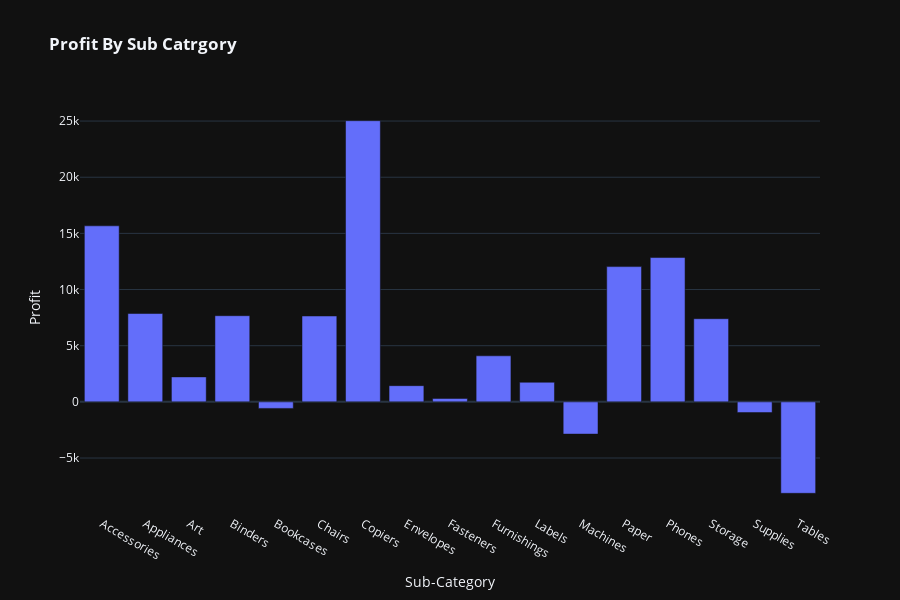

Here is the notebook cell this chart was saved with:
### Code cell
#Profit by sub category
fig = px.bar(data, x ='Sub-Category',
             y = 'Profit', 
             title = '<b> Profit By Sub Catrgory <b>',
             template = 'plotly_dark')
fig.show()

### Figure 1 — Plotly figure (JSON) as saved in the notebook; plotly's stock layout.template omitted (floating-point values rounded to 4 significant figures)
{"data": [{"alignmentgroup": "True", "hoverlabel": {"namelength": 0}, "hovertemplate": "Sub-Category=%{x}<br>Profit=%{y}", "legendgroup": "", "marker": {"color": "#636efa"}, "name": "", "offsetgroup": "", "orientation": "v", "showlegend": false, "textposition": "auto", "type": "bar", "x": ["Accessories", "Appliances", "Art", "Binders", "Bookcases", "Chairs", "Copiers", "Envelopes", "Fasteners", "Furnishings", "Labels", "Machines", "Paper", "Phones", "Storage", "Supplies", "Tables"], "xaxis": "x", "y": [15670.0, 7865.0, 2222.0, 7670.0, -583.6, 7644.0, 25030.0, 1442.0, 304.9, 4099.0, 1745.0, -2869.0, 12040.0, 12850.0, 7403.0, -955.3, -8141.0], "yaxis": "y"}], "layout": {"barmode": "relative", "height": 600, "legend": {"tracegroupgap": 0}, "title": {"text": "<b> Profit By Sub Catrgory <b>"}, "xaxis": {"anchor": "y", "domain": [0, 1], "title": {"text": "Sub-Category"}}, "yaxis": {"anchor": "x", "domain": [0, 1], "title": {"text": "Profit"}}}}
